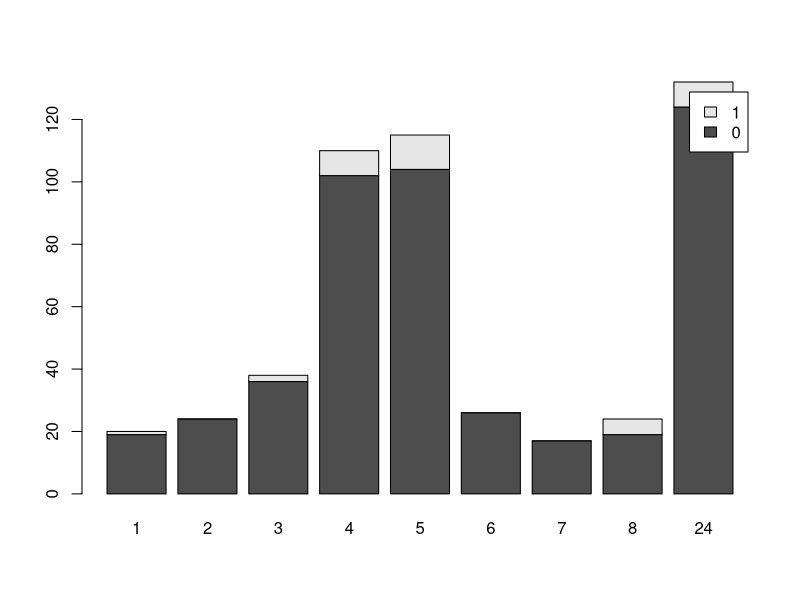
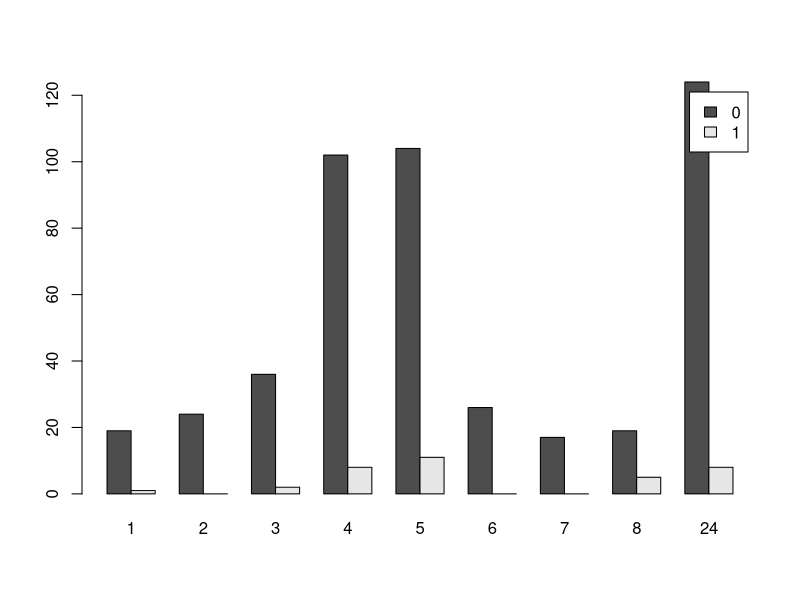
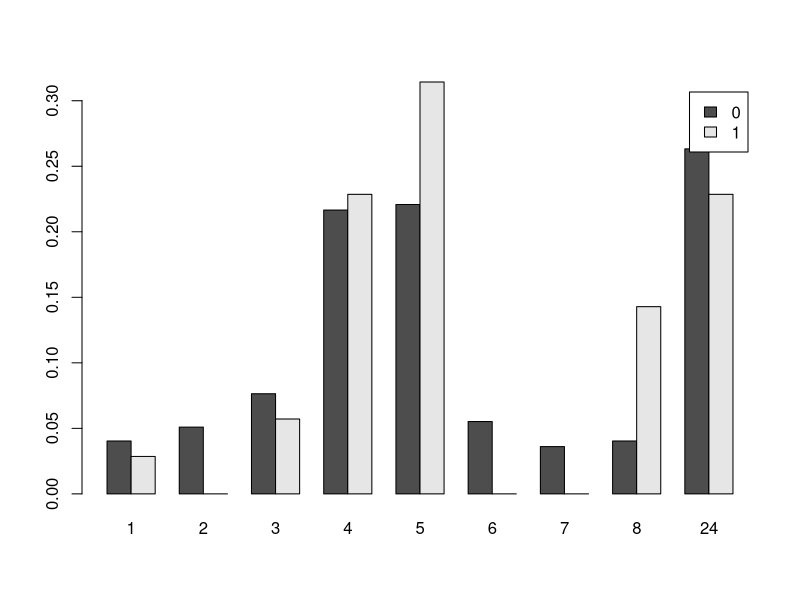
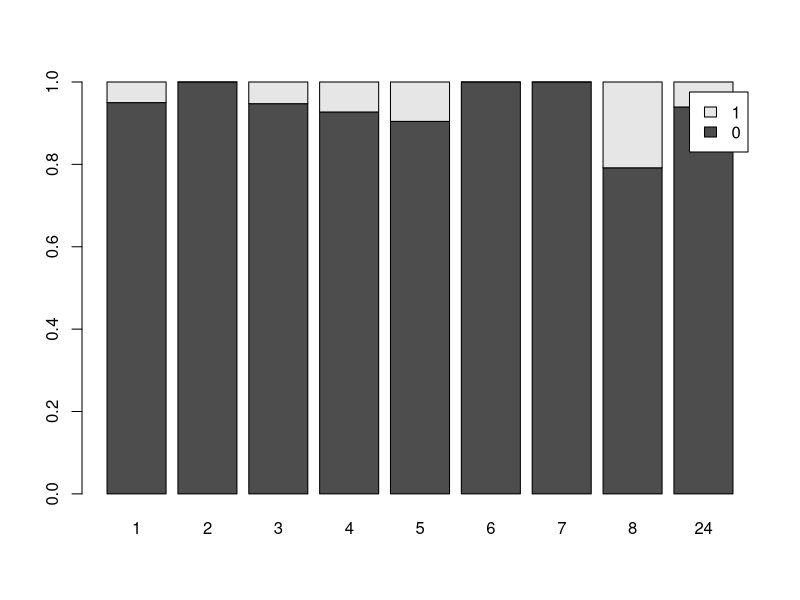

Here is the R script that generated these plots, in order:
library("MASS")
tab <- table(Boston$chas, Boston$rad)
tab
# Gestapeltes Balkendiagramm
barplot(tab, legend=TRUE)
# Gruppiertes Balkendiagramm
barplot(tab, beside=TRUE, legend=TRUE)
# Bedingte Verteilung bzgl. CHAS
ctab <- prop.table(tab, 1)
ctab
barplot(ctab, beside=TRUE, legend=TRUE)
# Bedingte Verteilung bzgl. RAD
ctab <- prop.table(tab, 2)
ctab
barplot(ctab, legend=TRUE)
